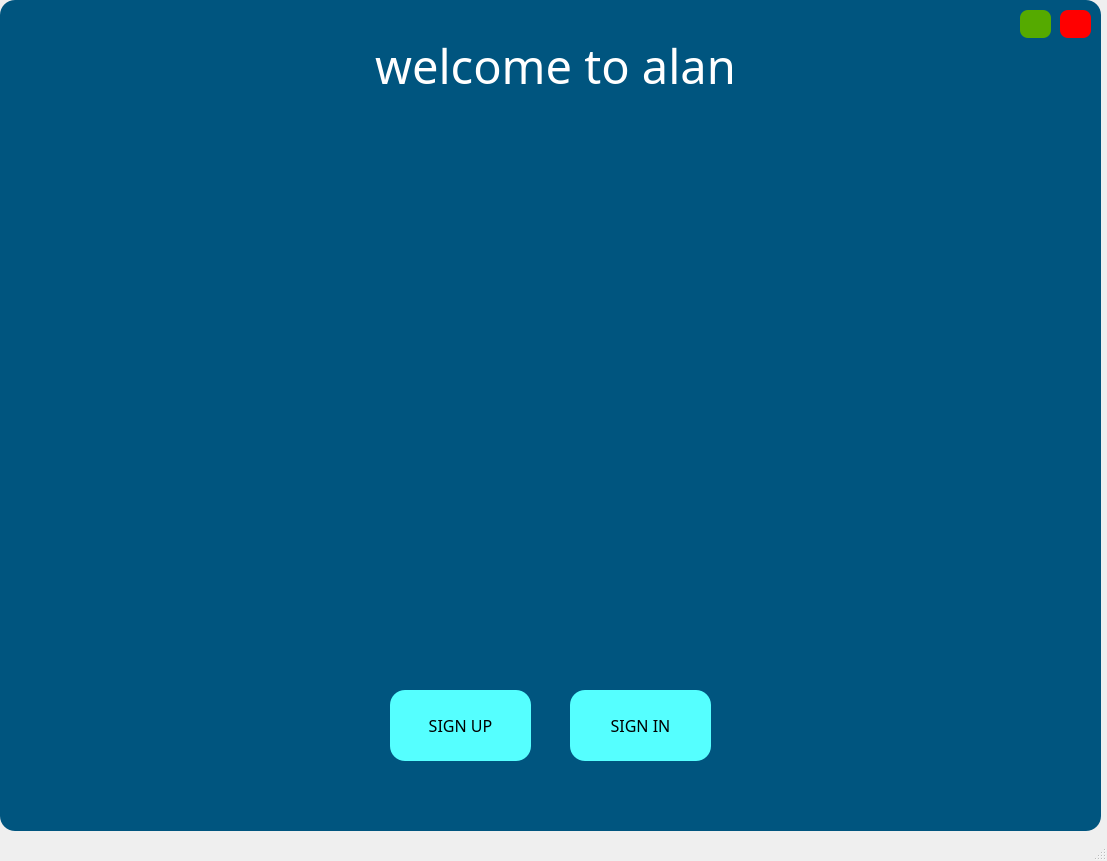
<?xml version="1.0" encoding="UTF-8"?>
<ui version="4.0">
 <class>welcome</class>
 <widget class="QMainWindow" name="welcome">
  <property name="geometry">
   <rect>
    <x>0</x>
    <y>0</y>
    <width>1107</width>
    <height>861</height>
   </rect>
  </property>
  <property name="minimumSize">
   <size>
    <width>18</width>
    <height>18</height>
   </size>
  </property>
  <property name="maximumSize">
   <size>
    <width>16777215</width>
    <height>16777215</height>
   </size>
  </property>
  <property name="windowTitle">
   <string>MainWindow</string>
  </property>
  <widget class="QWidget" name="centralwidget">
   <widget class="QFrame" name="frame">
    <property name="geometry">
     <rect>
      <x>0</x>
      <y>0</y>
      <width>1101</width>
      <height>831</height>
     </rect>
    </property>
    <property name="styleSheet">
     <string notr="true">background-color: rgb(0, 85, 127);
border-radius:15px;</string>
    </property>
    <property name="frameShape">
     <enum>QFrame::StyledPanel</enum>
    </property>
    <property name="frameShadow">
     <enum>QFrame::Raised</enum>
    </property>
    <widget class="QPushButton" name="signup">
     <property name="geometry">
      <rect>
       <x>390</x>
       <y>690</y>
       <width>141</width>
       <height>71</height>
      </rect>
     </property>
     <property name="font">
      <font>
       <family>Felix Titling</family>
       <pointsize>12</pointsize>
      </font>
     </property>
     <property name="cursor">
      <cursorShape>PointingHandCursor</cursorShape>
     </property>
     <property name="styleSheet">
      <string notr="true">background-color: rgb(85, 255, 255);
border-radius:15px;</string>
     </property>
     <property name="text">
      <string>SIGN UP</string>
     </property>
    </widget>
    <widget class="QLabel" name="label">
     <property name="geometry">
      <rect>
       <x>310</x>
       <y>30</y>
       <width>491</width>
       <height>71</height>
      </rect>
     </property>
     <property name="font">
      <font>
       <family>Segoe UI Semibold</family>
       <pointsize>35</pointsize>
      </font>
     </property>
     <property name="styleSheet">
      <string notr="true">color: rgb(255, 255, 255);
background-color:888888 ;</string>
     </property>
     <property name="text">
      <string>welcome to alan</string>
     </property>
     <property name="alignment">
      <set>Qt::AlignCenter</set>
     </property>
    </widget>
    <widget class="QLabel" name="label_2">
     <property name="geometry">
      <rect>
       <x>270</x>
       <y>120</y>
       <width>551</width>
       <height>481</height>
      </rect>
     </property>
     <property name="styleSheet">
      <string notr="true">color: rgb(255, 255, 255);</string>
     </property>
     <property name="text">
      <string/>
     </property>
     <property name="pixmap">
      <pixmap>../Pictures/Binary code-amico.svg</pixmap>
     </property>
     <property name="scaledContents">
      <bool>false</bool>
     </property>
     <property name="alignment">
      <set>Qt::AlignCenter</set>
     </property>
    </widget>
    <widget class="QPushButton" name="close">
     <property name="geometry">
      <rect>
       <x>1060</x>
       <y>10</y>
       <width>31</width>
       <height>28</height>
      </rect>
     </property>
     <property name="cursor">
      <cursorShape>PointingHandCursor</cursorShape>
     </property>
     <property name="toolTip">
      <string>close</string>
     </property>
     <property name="styleSheet">
      <string notr="true">background-color: rgb(255, 0, 0);
border-radius:8px;</string>
     </property>
     <property name="text">
      <string/>
     </property>
    </widget>
    <widget class="QPushButton" name="minimize">
     <property name="geometry">
      <rect>
       <x>1020</x>
       <y>10</y>
       <width>31</width>
       <height>28</height>
      </rect>
     </property>
     <property name="cursor">
      <cursorShape>PointingHandCursor</cursorShape>
     </property>
     <property name="toolTip">
      <string>minimize</string>
     </property>
     <property name="styleSheet">
      <string notr="true">background-color: rgb(85, 170, 0);
border-radius:8px;</string>
     </property>
     <property name="text">
      <string/>
     </property>
    </widget>
    <widget class="QPushButton" name="signin">
     <property name="geometry">
      <rect>
       <x>570</x>
       <y>690</y>
       <width>141</width>
       <height>71</height>
      </rect>
     </property>
     <property name="font">
      <font>
       <family>Felix Titling</family>
       <pointsize>12</pointsize>
      </font>
     </property>
     <property name="cursor">
      <cursorShape>PointingHandCursor</cursorShape>
     </property>
     <property name="styleSheet">
      <string notr="true">background-color: rgb(85, 255, 255);
border-radius:15px;</string>
     </property>
     <property name="text">
      <string>SIGN IN</string>
     </property>
    </widget>
   </widget>
  </widget>
  <widget class="QStatusBar" name="statusbar"/>
 </widget>
 <resources/>
 <connections>
  <connection>
   <sender>close</sender>
   <signal>clicked()</signal>
   <receiver>welcome</receiver>
   <slot>close()</slot>
   <hints>
    <hint type="sourcelabel">
     <x>1075</x>
     <y>23</y>
    </hint>
    <hint type="destinationlabel">
     <x>552</x>
     <y>425</y>
    </hint>
   </hints>
  </connection>
  <connection>
   <sender>minimize</sender>
   <signal>clicked()</signal>
   <receiver>welcome</receiver>
   <slot>showMinimized()</slot>
   <hints>
    <hint type="sourcelabel">
     <x>1035</x>
     <y>23</y>
    </hint>
    <hint type="destinationlabel">
     <x>552</x>
     <y>425</y>
    </hint>
   </hints>
  </connection>
 </connections>
</ui>
